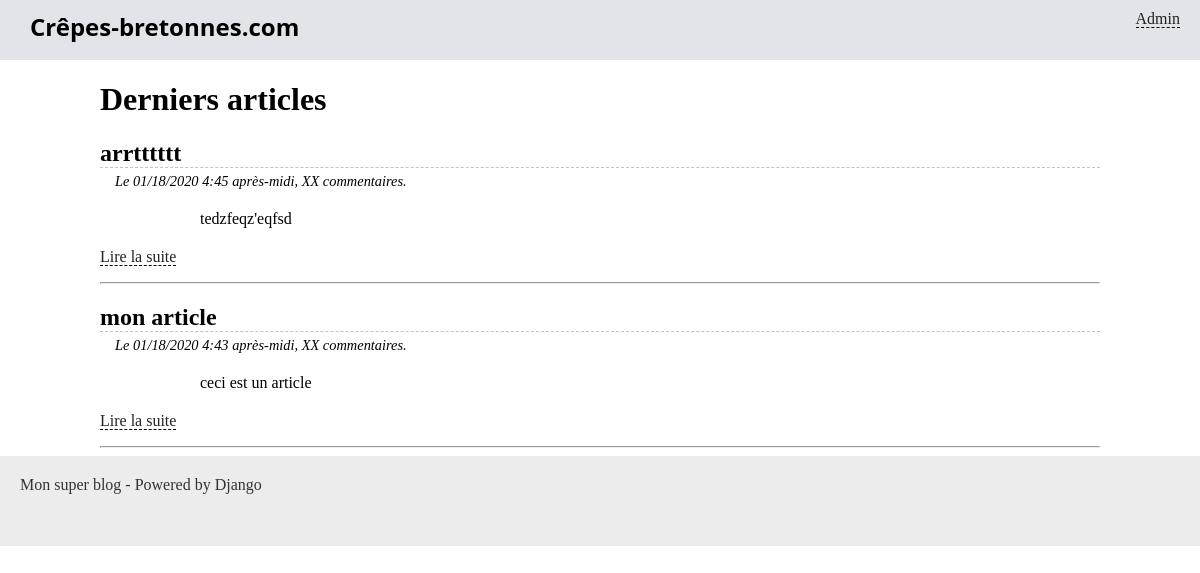
The page /blog/accueil/ on the database as committed earlier.
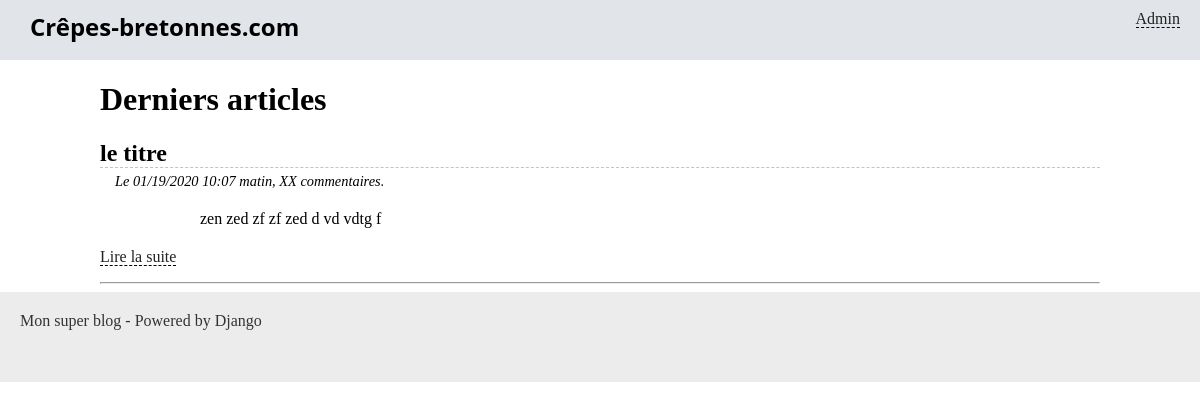
The same page on the database as committed later.
### blog/models.py (models this page shows, shortened)
class Article(models.Model):
    titre = models.CharField(max_length=100)
    slug = models.SlugField()
    auteur = models.CharField(max_length=42)
    contenu = models.TextField(null=True)
    date = models.DateTimeField(verbose_name="Date de parution",
                                auto_now_add=True, auto_now=False)
    is_visible = models.BooleanField(verbose_name="Article publié ?",
                                     default=False)
    categorie = models.ForeignKey('Categorie', on_delete=models.CASCADE)

### blog/views.py (the view)
# urls.py: path('accueil/', views.accueil, name='accueil'),
def accueil(request):
    articles = Article.objects.filter(is_visible=True).order_by('-date')[:4]
    return render(request, 'blog/accueil.html', {'articles': articles})

### blog/templates/blog/accueil.html (shortened to what this page needs)
{% extends "blog/base.html" %}
{% block content %}
	<h1>Derniers articles</h1>
	{% for article in articles %}
		<h2 class="titre-article">{{ article.titre }}</h2>
		<p class="infos-article">Le {{ article.date|date:'SHORT_DATETIME_FORMAT' }}, XX commentaires.</p>
		<div class="contenu-article">
			{{ article.contenu|safe|truncatewords_html:30 }}
		</div>
		<p><a href="{% url 'blog_lire' article.slug %}">Lire la suite</a></p>
		<hr />
	{% endfor %}
{% endblock %}

Rows that differ between the two databases and show on the page:
removed Article: titre "arrtttttt", date "01/18/2020 4:45 après-midi", contenu "tedzfeqz'eqfsd"
changed Article: titre "mon article" → "le titre"; date "01/18/2020 4:43 après-midi" → "01/19/2020 10:07 matin"; contenu "ceci est un article" → "zen zed zf zf zed d vd vdtg f"
